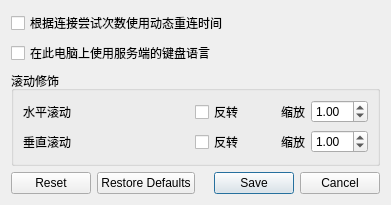
<?xml version="1.0" encoding="UTF-8"?>
<ui version="4.0">
 <class>ClientConfigDialog</class>
 <widget class="QDialog" name="ClientConfigDialog">
  <property name="geometry">
   <rect>
    <x>0</x>
    <y>0</y>
    <width>391</width>
    <height>176</height>
   </rect>
  </property>
  <property name="sizePolicy">
   <sizepolicy hsizetype="Maximum" vsizetype="Maximum">
    <horstretch>0</horstretch>
    <verstretch>0</verstretch>
   </sizepolicy>
  </property>
  <property name="windowTitle">
   <string>客户端配置</string>
  </property>
  <layout class="QVBoxLayout" name="verticalLayout">
   <item>
    <widget class="QCheckBox" name="cbDynamicConnectTime">
     <property name="toolTip">
      <string>&lt;html&gt;&lt;head/&gt;&lt;body&gt;&lt;p&gt;允许客户端在连接失败时降低重连频率。重连间隔从 1 秒开始，最长可达 5 分钟。&lt;/p&gt;&lt;/body&gt;&lt;/html&gt;</string>
     </property>
     <property name="text">
      <string>根据连接尝试次数使用动态重连时间</string>
     </property>
    </widget>
   </item>
   <item>
    <widget class="QCheckBox" name="cbLanguageSync">
     <property name="text">
      <string>在此电脑上使用服务端的键盘语言</string>
     </property>
    </widget>
   </item>
   <item>
    <widget class="QGroupBox" name="groupBox">
     <property name="title">
      <string>滚动修饰</string>
     </property>
     <layout class="QGridLayout" name="gridLayout">
      <item row="5" column="2">
       <widget class="QCheckBox" name="cbYScrollInvert">
        <property name="text">
         <string>反转</string>
        </property>
       </widget>
      </item>
      <item row="1" column="2">
       <widget class="QCheckBox" name="cbXScrollInvert">
        <property name="text">
         <string>反转</string>
        </property>
       </widget>
      </item>
      <item row="5" column="4">
       <layout class="QHBoxLayout" name="horizontalLayout_2">
        <item>
         <widget class="QLabel" name="lblScrollSpeed">
          <property name="sizePolicy">
           <sizepolicy hsizetype="Maximum" vsizetype="Preferred">
            <horstretch>0</horstretch>
            <verstretch>0</verstretch>
           </sizepolicy>
          </property>
          <property name="text">
           <string>缩放</string>
          </property>
         </widget>
        </item>
        <item>
         <widget class="QDoubleSpinBox" name="sbYScrollScale">
          <property name="sizePolicy">
           <sizepolicy hsizetype="Maximum" vsizetype="Fixed">
            <horstretch>0</horstretch>
            <verstretch>0</verstretch>
           </sizepolicy>
          </property>
          <property name="accelerated">
           <bool>true</bool>
          </property>
          <property name="correctionMode">
           <enum>QAbstractSpinBox::CorrectionMode::CorrectToNearestValue</enum>
          </property>
          <property name="minimum">
           <double>0.100000000000000</double>
          </property>
          <property name="maximum">
           <double>10.000000000000000</double>
          </property>
          <property name="singleStep">
           <double>0.100000000000000</double>
          </property>
          <property name="value">
           <double>1.000000000000000</double>
          </property>
         </widget>
        </item>
       </layout>
      </item>
      <item row="1" column="4">
       <layout class="QHBoxLayout" name="horizontalLayout_3">
        <item>
         <widget class="QLabel" name="lblXScrollSpeed">
          <property name="sizePolicy">
           <sizepolicy hsizetype="Maximum" vsizetype="Preferred">
            <horstretch>0</horstretch>
            <verstretch>0</verstretch>
           </sizepolicy>
          </property>
          <property name="text">
           <string>缩放</string>
          </property>
         </widget>
        </item>
        <item>
         <widget class="QDoubleSpinBox" name="sbXScrollScale">
          <property name="sizePolicy">
           <sizepolicy hsizetype="Maximum" vsizetype="Fixed">
            <horstretch>0</horstretch>
            <verstretch>0</verstretch>
           </sizepolicy>
          </property>
          <property name="accelerated">
           <bool>true</bool>
          </property>
          <property name="correctionMode">
           <enum>QAbstractSpinBox::CorrectionMode::CorrectToNearestValue</enum>
          </property>
          <property name="minimum">
           <double>0.100000000000000</double>
          </property>
          <property name="maximum">
           <double>10.000000000000000</double>
          </property>
          <property name="singleStep">
           <double>0.100000000000000</double>
          </property>
          <property name="value">
           <double>1.000000000000000</double>
          </property>
         </widget>
        </item>
       </layout>
      </item>
      <item row="1" column="0" colspan="2">
       <widget class="QLabel" name="lblHScroll">
        <property name="text">
         <string>水平滚动</string>
        </property>
       </widget>
      </item>
      <item row="5" column="0" colspan="2">
       <widget class="QLabel" name="lblVScroll">
        <property name="text">
         <string>垂直滚动</string>
        </property>
       </widget>
      </item>
     </layout>
    </widget>
   </item>
   <item>
    <widget class="QDialogButtonBox" name="buttonBox">
     <property name="orientation">
      <enum>Qt::Orientation::Horizontal</enum>
     </property>
     <property name="standardButtons">
      <set>QDialogButtonBox::StandardButton::Cancel|QDialogButtonBox::StandardButton::Reset|QDialogButtonBox::StandardButton::RestoreDefaults|QDialogButtonBox::StandardButton::Save</set>
     </property>
    </widget>
   </item>
  </layout>
 </widget>
 <resources/>
 <connections/>
</ui>
